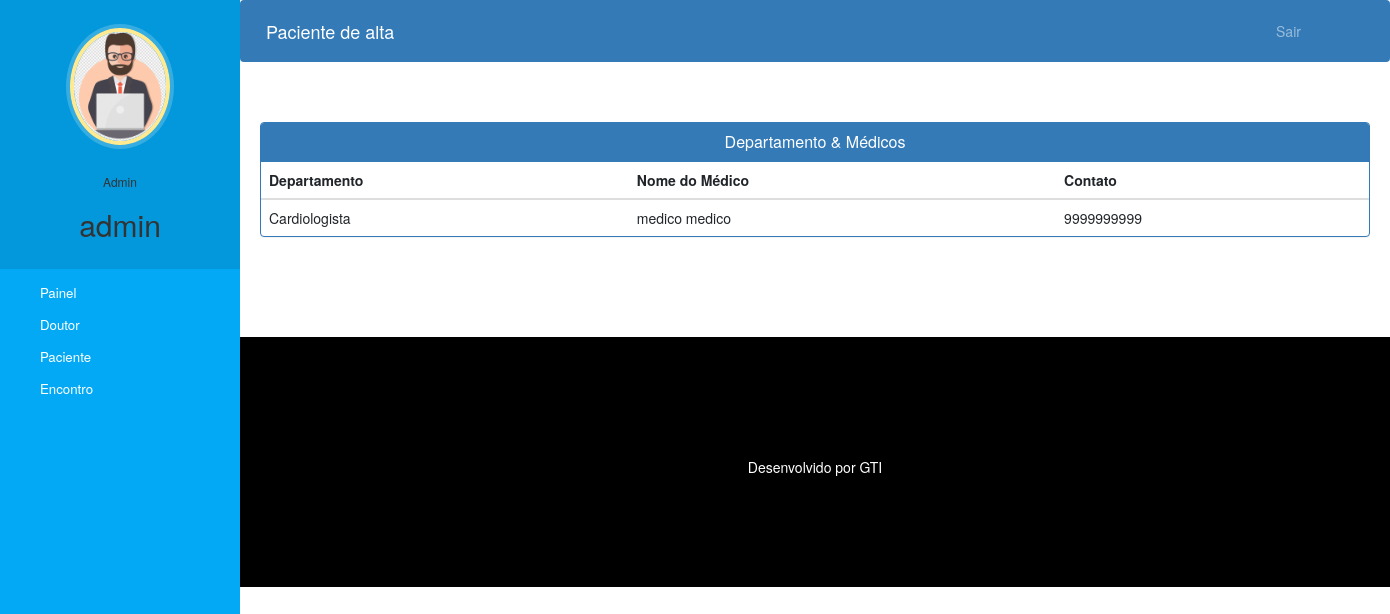
Screenshot of /admin-view-doctor-specialisation (signed in) with the database file from the repository.
### hospital/models.py (models this page shows, shortened)
class Doctor(models.Model):
    user=models.OneToOneField(User,on_delete=models.CASCADE)
    profile_pic= models.ImageField(upload_to='profile_pic/DoctorProfilePic/',null=True,blank=True)
    address = models.CharField(max_length=40)
    mobile = models.CharField(max_length=20,null=True)
    department= models.CharField(max_length=50,choices=departments,default='Cardiologist')
    status=models.BooleanField(default=False)
    @property
    def get_name(self):
        return self.user.first_name+" "+self.user.last_name

### hospital/views.py (the view)
# urls.py: path('admin-view-doctor-specialisation',views.admin_view_doctor_specialisation_view,name='admin-view-doctor-specialisation'),
@login_required(login_url='adminlogin')
@user_passes_test(is_admin)
def admin_view_doctor_specialisation_view(request):
    doctors=models.Doctor.objects.all().filter(status=True)
    return render(request,'hospital/admin_view_doctor_specialisation.html',{'doctors':doctors})

### hospital/views.py (called while the page is built)
def is_admin(user):
    return user.groups.filter(name='ADMIN').exists()

### templates/hospital/admin_view_doctor_Specialisation.html (shortened to what this page needs)
{% extends 'hospital/admin_base.html' %}
{% block content %}
<head>
  <link href="//netdna.bootstrapcdn.com/bootstrap/3.0.0/css/bootstrap.min.css" rel="stylesheet" id="bootstrap-css">
</head>
<div class="container">
  <div class="panel panel-primary">
    <div class="panel-heading">
      <h6 class="panel-title">Departamento & Médicos</h6>
    </div>
    <table class="table table-hover" id="dev-table">
      <thead>
        <tr>
          <th>Departamento</th>
          <th>Nome do Médico</th>
          <th>Contato</th>
        </tr>
      </thead>
      {% for d in doctors %}
      <tr>
        <td>{{d.department}}</td>
        <td> {{d.get_name}}</td>
        <td>{{d.mobile}}</td>
      </tr>
      {% endfor %}
    </table>
  </div>
</div>
{% endblock content %}

### templates/hospital/admin_base.html (shortened to what this page needs)
<!DOCTYPE html>
{% load static %}
<html lang="pt-br">
<head>
  <link rel="stylesheet" href="https://stackpath.bootstrapcdn.com/bootstrap/4.3.1/css/bootstrap.min.css">
  <link rel="stylesheet" href="https://maxcdn.bootstrapcdn.com/font-awesome/4.7.0/css/font-awesome.min.css">
  <link rel="stylesheet" href="{% static '/style.css' %}">
</head>
<body>
  <nav class="menu" tabindex="0">
    <header class="avatar">
      <img src="{% static "images/adminpropic.png" %}" />
      <br><br>
      <h6>Admin</h6>
      <h2>{{request.user.first_name}}</h2>
    </header>
    <ul>
      <li tabindex="0" class="icon-dashboard"> <a style="color:white; text-decoration:none;" href="/admin-dashboard"><span>Painel</span></a> </li>
      <li tabindex="0" class="icon-customers"> <a style="color:white; text-decoration:none;" href="/admin-doctor"><span>Doutor</span></a></li>
      <li tabindex="0" class="icon-users"> <a style="color:white; text-decoration:none;" href="/admin-patient"><span>Paciente</span></a></li>
      <li tabindex="0" class="icon-calendar"> <a style="color:white; text-decoration:none;" href="/admin-appointment"><span>Encontro</span></a></li>
    </ul>
  </nav>
  <main>
    <div class="bs-example">
      <nav class="navbar navbar-expand-md  navbar-dark fixed-top" style="background:#337AB7;">
        <a href="/admin-dashboard" class="navbar-brand">Paciente de alta</a>
        <div class="collapse navbar-collapse justify-content-between" id="navbarCollapse">
          <div class="navbar-nav" style=" margin-left: 90%;">
            <a href="/logout" class="nav-item nav-link">Sair</a>
          </div>
        </div>
      </nav>
    </div>
    <br><br>
    {% block content %}
    {% endblock content %}
    <br><br><br><br>
    <footer>
      <br>
      <div class="container">
        <div class="row">
          <div class="col-md-12 col-sm-12">
            <div style="color:#ffffff;" class="wow fadeInUp footer-copyright">
              <p> Desenvolvido por GTI </p>
            </div>
          </div>
        </div>
      </div>
    </footer>
  </main>
</body>
</html>

### static/style.css (style rules this page uses)
body { padding-left: 240px; }
main { position: relative; height: 100vh; }
.menu { background: #5bc995; height: 100vh; width: 240px; position: fixed; top: 0px; left: 0; z-index: 5; outline: none; }
.menu .avatar { background: rgba(0, 0, 0, 0.1); padding: 2em 0.5em; text-align: center; }
.menu .avatar img { width: 100px; border-radius: 50%; overflow: hidden; border: 4px solid #ffea92; box-shadow: 0 0 0 4px rgba(255, 255, 255, 0.2); }
.menu .avatar h2 { font-weight: normal; margin-bottom: 0; }
.menu ul { list-style: none; padding: 0.5em 0; margin: 0; }
.menu ul li { padding: 0.5em 1em 0.5em 3em; font-size: 0.95em; font-weight: regular; background-repeat: no-repeat; background-position: left 15px center; background-size: auto 20px; transition: all 0.15s linear; cursor: pointer; }
.menu ul li.icon-dashboard { background-image: url("http://www.entypo.com/images//gauge.svg"); }
.menu ul li.icon-customers { background-image: url("http://www.entypo.com/images//briefcase.svg"); }
.menu ul li.icon-users { background-image: url("http://www.entypo.com/images//users.svg"); }
.menu ul li.icon-calendar { background-image: url("http://www.entypo.com/images//calendar.svg"); }

### templates/hospital/admin_base.html (style rules this page uses)
a:link { text-decoration: none; }
a { color: white; }
footer { padding: 0px 0px 0px 0px; background-color: black; margin: 0px; }
p { text-align: center; }
body { padding-left: 240px; }
main { position: relative; height: 100vh; }
.menu { background: #03a9f4; height: 100vh; width: 240px; position: fixed; top: 0px; left: 0; z-index: 5; outline: none; }
.menu .avatar { background: rgba(0, 0, 0, 0.1); padding: 2em 0.5em; text-align: center; }
.menu .avatar img { width: 100px; border-radius: 50%; overflow: hidden; border: 4px solid #ffea92; box-shadow: 0 0 0 4px rgba(255, 255, 255, 0.2); }
.menu .avatar h2 { font-weight: normal; margin-bottom: 0; }
.menu ul { list-style: none; padding: 0.5em 0; margin: 0; }
.menu ul li { padding: 0.5em 1em 0.5em 3em; font-size: 0.95em; font-weight: regular; background-repeat: no-repeat; background-position: left 15px center; background-size: auto 20px; transition: all 0.15s linear; cursor: pointer; }
.menu ul li.icon-dashboard { background-image: url("http://www.entypo.com/images//gauge.svg"); }
.menu ul li.icon-customers { background-image: url("http://www.entypo.com/images//briefcase.svg"); }
.menu ul li.icon-users { background-image: url("http://www.entypo.com/images//users.svg"); }
.menu ul li.icon-calendar { background-image: url("http://www.entypo.com/images//calendar.svg"); }

### templates/hospital/admin_view_doctor_Specialisation.html (style rules this page uses)
a:link { text-decoration: none; }
h6 { text-align: center; }
.row { margin: 100px; }

### rows the page displays
Doctor: department "Cardiologista", get_name "medico medico", mobile "9999999999"

### other values shown
{{ request.user.first_name }} "admin"
